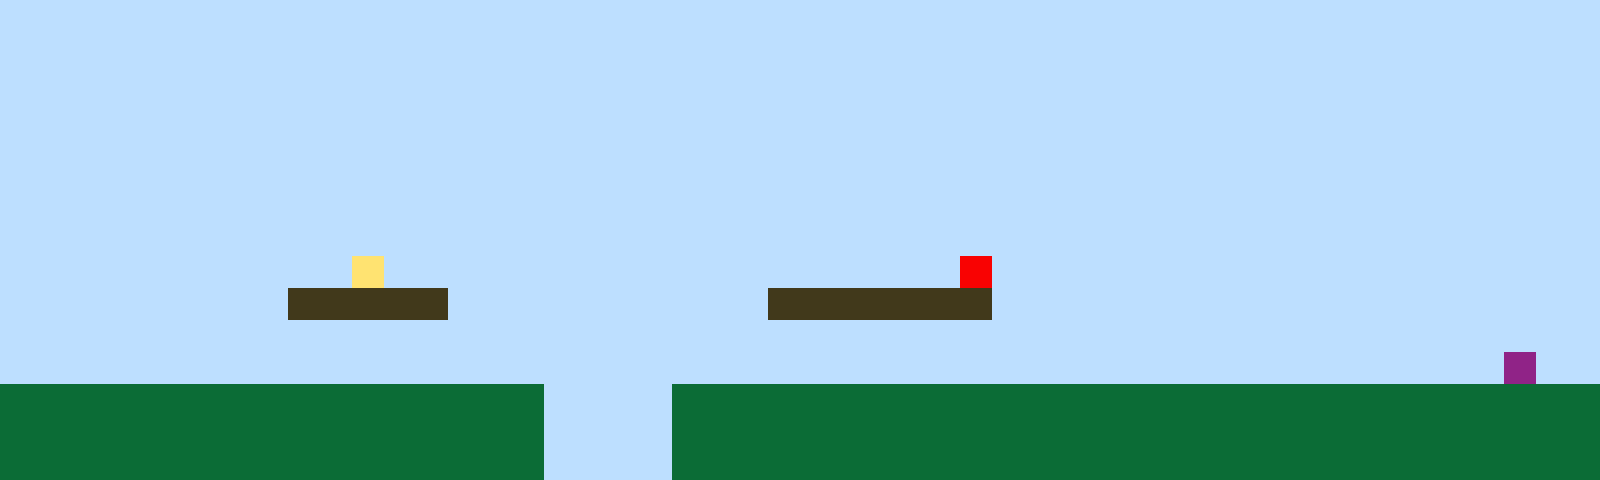

Below is a game level as drawn by its tile map, then a one-line description and the .tmx file that defines it, in full:
An orthogonal 50x15 tile map with 32x32 px tiles, 1 tile layer (Tile Layer 1).

<map version="1.10" tiledversion="1.11.2" orientation="orthogonal" renderorder="right-up" width="50" height="15" tilewidth="32" tileheight="32" infinite="0" nextlayerid="2" nextobjectid="1"><editorsettings><export target="map1.csv" format="csv" /></editorsettings><tileset firstgid="1" name="sprites" tilewidth="32" tileheight="32" tilecount="6" columns="3"><image source="sprites.png" width="96" height="64" /></tileset><layer id="1" name="Tile Layer 1" width="50" height="15"><data encoding="csv">1,1,1,1,1,1,1,1,1,1,1,1,1,1,1,1,1,1,1,1,1,1,1,1,1,1,1,1,1,1,1,1,1,1,1,1,1,1,1,1,1,1,1,1,1,1,1,1,1,1,1,1,1,1,1,1,1,1,1,1,1,1,1,1,1,1,1,1,1,1,1,1,1,1,1,1,1,1,1,1,1,1,1,1,1,1,1,1,1,1,1,1,1,1,1,1,1,1,1,1,1,1,1,1,1,1,1,1,1,1,1,1,1,1,1,1,1,1,1,1,1,1,1,1,1,1,1,1,1,1,1,1,1,1,1,1,1,1,1,1,1,1,1,1,1,1,1,1,1,1,1,1,1,1,1,1,1,1,1,1,1,1,1,1,1,1,1,1,1,1,1,1,1,1,1,1,1,1,1,1,1,1,1,1,1,1,1,1,1,1,1,1,1,1,1,1,1,1,1,1,1,1,1,1,1,1,1,1,1,1,1,1,1,1,1,1,1,1,1,1,1,1,1,1,1,1,1,1,1,1,1,1,1,1,1,1,1,1,1,1,1,1,1,1,1,1,1,1,1,1,1,1,1,1,1,1,1,1,1,1,1,1,1,1,1,1,1,1,1,1,1,1,1,1,1,1,1,1,1,1,1,1,1,1,1,1,1,1,1,1,1,1,1,1,1,1,1,1,1,1,1,1,1,1,1,1,1,1,1,1,1,1,1,1,1,1,1,1,1,1,1,1,1,1,1,1,1,1,1,1,1,1,1,1,1,1,1,1,1,1,1,1,1,1,1,1,1,1,1,1,1,1,1,1,1,1,1,1,1,1,1,1,1,1,1,1,1,1,1,1,1,1,1,1,1,1,1,1,1,1,1,1,1,1,1,1,1,1,1,1,1,1,1,1,1,1,1,1,1,1,1,1,1,1,1,1,1,1,1,1,1,4,1,1,1,1,1,1,1,1,1,1,1,1,1,1,1,1,1,1,5,1,1,1,1,1,1,1,1,1,1,1,1,1,1,1,1,1,1,1,1,1,1,1,1,1,1,1,1,3,3,3,3,3,1,1,1,1,1,1,1,1,1,1,3,3,3,3,3,3,3,1,1,1,1,1,1,1,1,1,1,1,1,1,1,1,1,1,1,1,1,1,1,1,1,1,1,1,1,1,1,1,1,1,1,1,1,1,1,1,1,1,1,1,1,1,1,1,1,1,1,1,1,1,1,1,1,1,1,1,1,1,1,1,1,1,1,1,1,1,1,1,1,1,1,1,1,1,1,1,1,1,1,1,1,1,1,1,1,1,1,1,1,1,1,1,1,1,1,1,1,1,1,1,1,1,1,1,1,1,1,1,1,1,1,1,1,6,1,1,2,2,2,2,2,2,2,2,2,2,2,2,2,2,2,2,2,1,1,1,1,2,2,2,2,2,2,2,2,2,2,2,2,2,2,2,2,2,2,2,2,2,2,2,2,2,2,2,2,2,2,2,2,2,2,2,2,2,2,2,2,2,2,2,2,2,2,1,1,1,1,2,2,2,2,2,2,2,2,2,2,2,2,2,2,2,2,2,2,2,2,2,2,2,2,2,2,2,2,2,2,2,2,2,2,2,2,2,2,2,2,2,2,2,2,2,2,1,1,1,1,2,2,2,2,2,2,2,2,2,2,2,2,2,2,2,2,2,2,2,2,2,2,2,2,2,2,2,2,2</data></layer></map>
